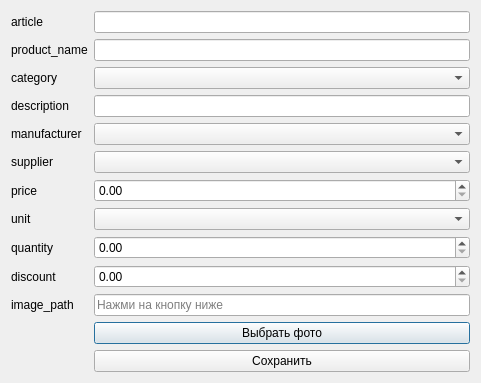
<?xml version="1.0" encoding="UTF-8"?>
<ui version="4.0">
 <class>ProductDialog</class>
 <widget class="QDialog" name="ProductDialog">
  <property name="geometry">
   <rect>
    <x>0</x>
    <y>0</y>
    <width>481</width>
    <height>376</height>
   </rect>
  </property>
  <property name="windowTitle">
   <string>Добавление товара</string>
  </property>
  <layout class="QHBoxLayout" name="horizontalLayout">
   <item>
    <layout class="QFormLayout" name="formLayout">
     <item row="0" column="0">
      <widget class="QLabel" name="articleLabel">
       <property name="text">
        <string>article</string>
       </property>
      </widget>
     </item>
     <item row="0" column="1">
      <widget class="QLineEdit" name="articleLineEdit"/>
     </item>
     <item row="1" column="0">
      <widget class="QLabel" name="product_nameLabel">
       <property name="text">
        <string>product_name</string>
       </property>
      </widget>
     </item>
     <item row="1" column="1">
      <widget class="QLineEdit" name="product_nameLineEdit"/>
     </item>
     <item row="2" column="0">
      <widget class="QLabel" name="categoryLabel">
       <property name="text">
        <string>category</string>
       </property>
      </widget>
     </item>
     <item row="2" column="1">
      <widget class="QComboBox" name="categoryComboBox"/>
     </item>
     <item row="3" column="0">
      <widget class="QLabel" name="descriptionLabel">
       <property name="text">
        <string>description</string>
       </property>
      </widget>
     </item>
     <item row="3" column="1">
      <widget class="QLineEdit" name="descriptionLineEdit"/>
     </item>
     <item row="4" column="0">
      <widget class="QLabel" name="manufacturerLabel">
       <property name="text">
        <string>manufacturer</string>
       </property>
      </widget>
     </item>
     <item row="4" column="1">
      <widget class="QComboBox" name="manufacturerComboBox"/>
     </item>
     <item row="5" column="0">
      <widget class="QLabel" name="supplierLabel">
       <property name="text">
        <string>supplier</string>
       </property>
      </widget>
     </item>
     <item row="5" column="1">
      <widget class="QComboBox" name="supplierComboBox"/>
     </item>
     <item row="6" column="0">
      <widget class="QLabel" name="priceLabel">
       <property name="text">
        <string>price</string>
       </property>
      </widget>
     </item>
     <item row="6" column="1">
      <widget class="QDoubleSpinBox" name="priceDoubleSpinBox">
       <property name="maximum">
        <double>99999999999.990005493164063</double>
       </property>
      </widget>
     </item>
     <item row="7" column="0">
      <widget class="QLabel" name="unitLabel">
       <property name="text">
        <string>unit</string>
       </property>
      </widget>
     </item>
     <item row="7" column="1">
      <widget class="QComboBox" name="unitComboBox"/>
     </item>
     <item row="8" column="0">
      <widget class="QLabel" name="quantityLabel">
       <property name="text">
        <string>quantity</string>
       </property>
      </widget>
     </item>
     <item row="8" column="1">
      <widget class="QDoubleSpinBox" name="quantityDoubleSpinBox">
       <property name="maximum">
        <double>999.990000000000009</double>
       </property>
      </widget>
     </item>
     <item row="9" column="0">
      <widget class="QLabel" name="discountLabel">
       <property name="text">
        <string>discount</string>
       </property>
      </widget>
     </item>
     <item row="9" column="1">
      <widget class="QDoubleSpinBox" name="discountDoubleSpinBox"/>
     </item>
     <item row="10" column="0">
      <widget class="QLabel" name="image_pathLabel">
       <property name="text">
        <string>image_path</string>
       </property>
      </widget>
     </item>
     <item row="10" column="1">
      <widget class="QLineEdit" name="image_pathLineEdit">
       <property name="placeholderText">
        <string>Нажми на кнопку ниже</string>
       </property>
      </widget>
     </item>
     <item row="11" column="1">
      <widget class="QPushButton" name="pushButton_image">
       <property name="text">
        <string>Выбрать фото</string>
       </property>
      </widget>
     </item>
     <item row="12" column="1">
      <widget class="QPushButton" name="pushButton_save">
       <property name="text">
        <string>Сохранить</string>
       </property>
      </widget>
     </item>
    </layout>
   </item>
  </layout>
 </widget>
 <resources/>
 <connections/>
</ui>
